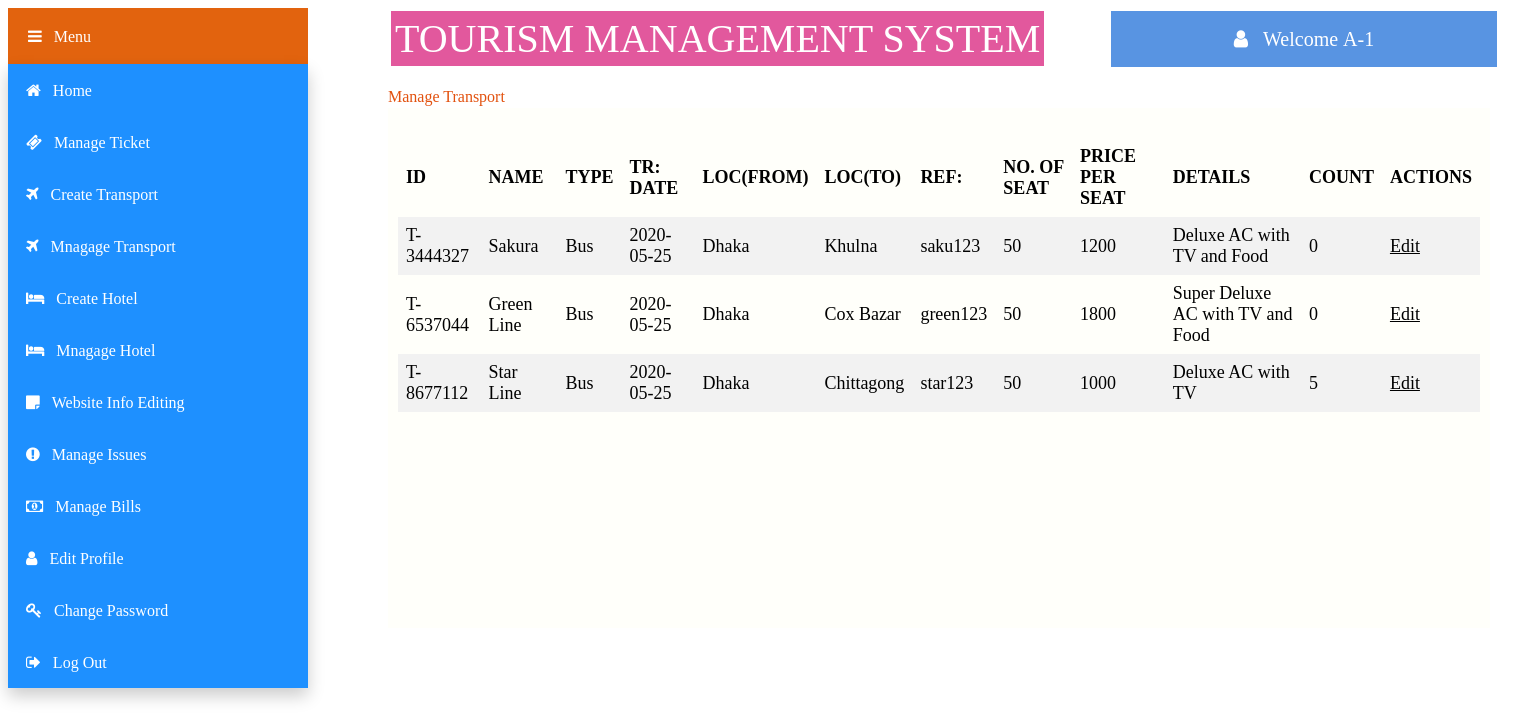
The page /views/Manager/managetransport.php (signed in) on the database its author committed.
### tables this page shows
CREATE TABLE `transport` (
  `tr_id` varchar(50) NOT NULL,
  `name` varchar(50) NOT NULL,
  `type` varchar(50) NOT NULL,
  `traveldate` date NOT NULL,
  `location_f` varchar(50) NOT NULL,
  `location_t` varchar(50) NOT NULL,
  `ref` varchar(50) NOT NULL,
  `seat_no` varchar(50) NOT NULL,
  `price` varchar(50) NOT NULL,
  `details` varchar(50) NOT NULL,
  `count` int(50) NOT NULL,
  `e_id` varchar(50) NOT NULL,
  `status` varchar(50) DEFAULT NULL
);

### models/database.php (called while the page is built, shortened)
<?php
	 $serverName="localhost";
	 $userName="root";
	 $password="";
	 $dbName="tms";
	function get($query)
	{
        $data=array();
		global $serverName,$userName,$password,$dbName;
		$conn = mysqli_connect( $serverName, $userName, $password, $dbName);
        $result=mysqli_query($conn,$query);
        if(mysqli_num_rows($result) > 0)
        {
            while($row = mysqli_fetch_assoc($result))
            {
                $entity=array();
                foreach($row as $k=>$v)
                {
                    $entity[$k] = $row[$k];
                }
                $data[] = $entity;
            }
        }
		return $data;
	}
?>

### controllers/transportController.php (called while the page is built, shortened)
<?php
    require_once '../../models/database.php';
    function getAllTransport()
	{
		$query ="SELECT * FROM transport WHERE status='active'";
		$trans = get($query);
		return $trans;
    }
?>

### views/Manager/managetransport.php (the view, shortened to what this page needs)
<?php
include '../../controllers/transportController.php';
    $trans=getAllTransport();
?>
<html>
    <head>
        <link rel="stylesheet" href="https://cdnjs.cloudflare.com/ajax/libs/font-awesome/4.7.0/css/font-awesome.min.css">
        <link rel="stylesheet" type="text/css" href="css/managetransport.css">
    </head>
    <body>
        <div class="title" >TOURISM MANAGEMENT SYSTEM
        </div>
        <div class="dropdown">
            <button class="dropbtn"><i class="fa fa-bars">&nbsp;&nbsp;&nbsp;Menu</i></button>
                <div class="dropdown-content">
                    <button class="btn" onClick="location.href='home.php'" value='home'><i class="fa fa-home">&nbsp;&nbsp;&nbsp;Home</i></button><br>
                    <button class="btn" onClick="location.href='manageticket.php'" value='manageticket'><i class="fa fa-ticket">&nbsp;&nbsp;&nbsp;Manage Ticket</i></button><br>
                    <button class="btn" onClick="location.href='createtransport.php'" value='createtransport'><i class="fa fa-plane">&nbsp;&nbsp;&nbsp;Create Transport</i></button><br>
                    <button class="btn" onClick="location.href='managetransport.php'" value='managetransport'><i class="fa fa-plane">&nbsp;&nbsp;&nbsp;Mnagage Transport</i></button><br>
                    <button class="btn" onClick="location.href='createhotel.php'" value='createhotel'><i class="fa fa-bed">&nbsp;&nbsp;&nbsp;Create Hotel</i></button><br>
                    <button class="btn" onClick="location.href='managehotel.php'" value='managehotel'><i class="fa fa-bed">&nbsp;&nbsp;&nbsp;Mnagage Hotel</i></button><br>
                    <button class="btn" onClick="location.href='webinfoediting.php'" value='webinfoediting' ><i class="fa fa-sticky-note">&nbsp;&nbsp;&nbsp;Website Info Editing</i></button><br>
                    <button class="btn" onClick="location.href='manageissue.php'" value='manageissue'><i class="fa fa-exclamation-circle">&nbsp;&nbsp;&nbsp;Manage Issues</i></button><br>
                    <button class="btn" onClick="location.href='managebill.php'" value='managebill'><i class="fa fa-money">&nbsp;&nbsp;&nbsp;Manage Bills</i></button><br>
                    <button class="btn" onClick="location.href='editprofile.php'" value='editprofile'><i class="fa fa-user">&nbsp;&nbsp;&nbsp;Edit Profile</i></button><br>
                    <button class="btn" onClick="location.href='changepassword.php'" value='changepassword'><i class="fa fa-key">&nbsp;&nbsp;&nbsp;Change Password</i></button><br>
                    <button class="btn"  onClick=" location.href='../logout.php'"><i class="fa fa-sign-out">&nbsp;&nbsp;&nbsp;Log Out</i></button><br>
                </div>
        </div>
        <div class="welcome" ><i class="fa fa-user">&nbsp;&nbsp;&nbsp;<?php echo "Welcome ".$_SESSION["loggedinuser"];?></i>
        </div>
        <div class="text" >Manage Transport</i>
        </div>
        <div class="panel">
        <div id="table-wrapper">
        <div id="table-scroll">
            <table>
                    <tr>
                        <th>ID</th>
                        <th>NAME</th>
                        <th>TYPE</th>
                        <th>TR: DATE</th>
                        <th>LOC(FROM)</th>
                        <th>LOC(TO)</th>
                        <th>REF:</th>
                        <th>NO. OF SEAT</th>
                        <th>PRICE PER SEAT</th>
                        <th>DETAILS</th>
                        <th>COUNT</th>
                        <th>ACTIONS</th>
                    </tr>
                    <?php
				        foreach($trans as $tran)
				        {
                            echo "<tr>";
                                echo "<td>".$tran["tr_id"]."</td>";
                                echo "<td>".$tran["name"]."</td>";
                                echo "<td>".$tran["type"]."</td>";
                                echo "<td>".$tran["traveldate"]."</td>";
                                echo "<td>".$tran["location_f"]."</td>";
                                echo "<td>".$tran["location_t"]."</td>";
                                echo "<td>".$tran["ref"]."</td>";
                                echo "<td>".$tran["seat_no"]."</td>";
                                echo "<td>".$tran["price"]."</td>";
                                echo "<td>".$tran["details"]."</td>";
                                echo "<td>".$tran["count"]."</td>";
                                echo '<td><a href="updatetransport.php?id='.$tran["tr_id"].'" class="btn1 btn1-success">Edit</a></td>';
                            echo "</tr>";
				        }
			        ?>
        </table>
    </div>
    </div>
    </div>
    </body>
</html>

### views/Manager/css/managetransport.css (style rules this page uses)
.title { background-color: rgb(226, 88, 157); color: white; padding: 4px; min-width:400px; font-size: 40px; text-align: center; border: solid; margin-left:380px; position: absolute; }
.dropbtn { background-color: rgb(226, 99, 14); color: white; padding: 20px; min-width:300px; font-size: 16px; width:30%; text-align:left; border: none; cursor: pointer; }
.dropdown { position: absolute; display: inline-block; }
.dropdown-content { display: block; position: absolute; background-color: #2c2828; min-width: 300px; box-shadow: 0px 8px 16px 0px rgba(0,0,0,0.2); z-index: 1; }
.btn { background-color: DodgerBlue; border: none; color: white; padding: 18px; min-width:300px; font-size: 16px; text-align:left; cursor: pointer; }
.welcome { background-color: rgb(88, 148, 226); color: white; padding: 18px; min-width:350px; font-size: 20px; text-align: center; border: solid; margin-left:1100px; position: absolute; }
table { border-collapse: collapse; width: 100%; }
th, td { text-align: left; padding: 8px; font-size: large; }
tr:nth-child(even) { background-color: #f2f2f2; }
.text { color: rgb(226, 81, 14); margin-top: 80px; font-size: 16px; margin-left:380px; position: absolute; }
#table-wrapper { position:relative; }
#table-scroll { height:100%; overflow:auto; margin-top:20px; }
#table-wrapper table { width:100%; }
#table-wrapper table * { color:black; }
.panel { display: inline-block; background:rgb(255, 255, 250); min-height: 500px; min-width: 1080px; height: 100px; padding: 10px; border: navajowhite; margin-right: 30px; margin-left: 380px; margin-top:100px ; margin-bottom: 300px; }
body { height: 400px; }

### rows shown on the page
transport: tr_id "T-3444327", name "Sakura", type "Bus", traveldate "2020-05-25", location_f "Dhaka", location_t "Khulna", ref "saku123", seat_no "50", price "1200", details "Deluxe AC with TV and Food", count "0"
transport: tr_id "T-6537044", name "Green Line", type "Bus", traveldate "2020-05-25", location_f "Dhaka", location_t "Cox Bazar", ref "green123", seat_no "50", price "1800", details "Super Deluxe AC with TV and Food", count "0"
transport: tr_id "T-8677112", name "Star Line", type "Bus", traveldate "2020-05-25", location_f "Dhaka", location_t "Chittagong", ref "star123", seat_no "50", price "1000", details "Deluxe AC with TV", count "5"

### other values the page prints
$_SESSION["loggedinuser"] "A-1"
